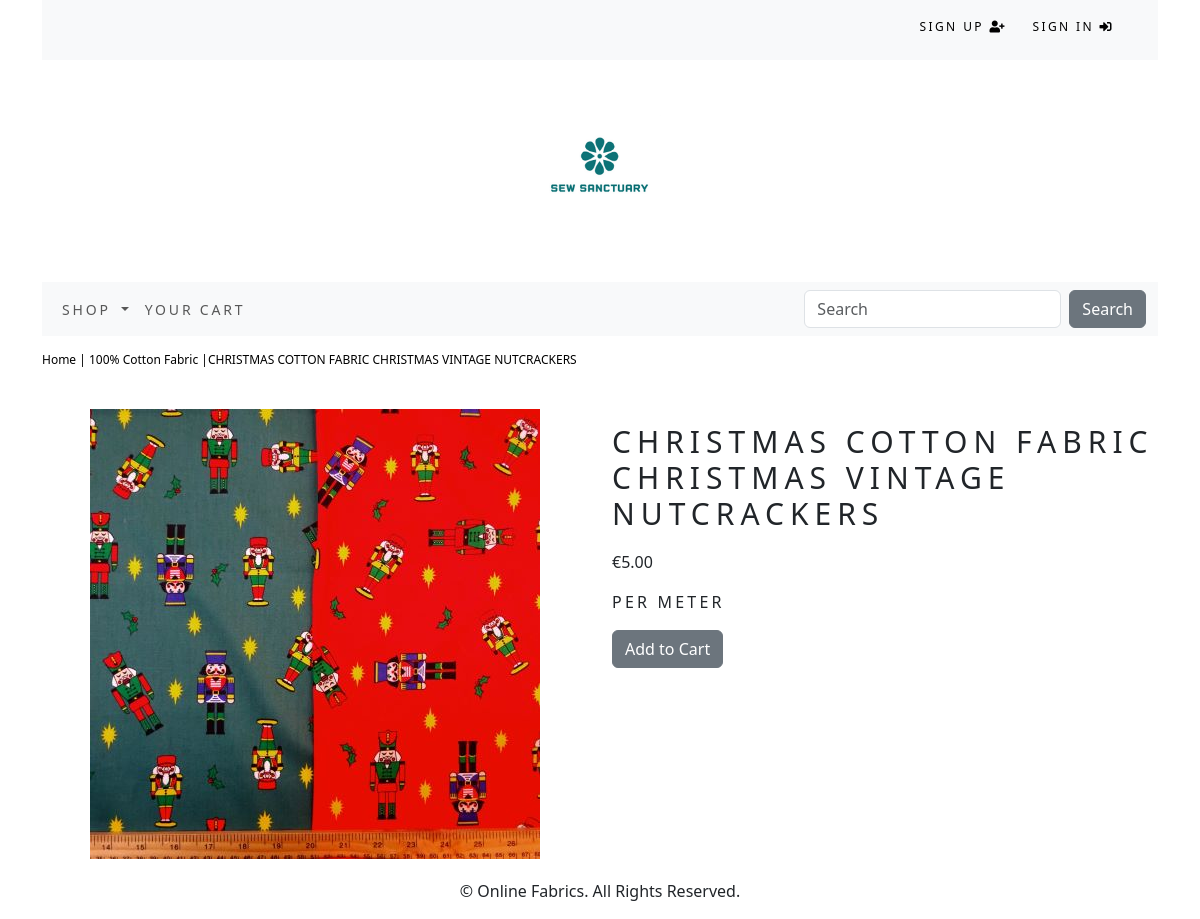
The app's page /9b6633ad-02aa-4457-b302-c40652e2c472/fb836ec5-ea59-40bf-bfde-78821c65f683/ with its own data.
### shop/models.py (models this page shows, shortened)
class Product(models.Model):
    id = models.UUIDField(
        primary_key=True,
        default=uuid.uuid4,
        editable=False)
    name = models.CharField(max_length=250, unique=True)
    description = models.TextField(blank = True)
    category = models.ForeignKey(Category, on_delete=models.CASCADE)
    price = models.DecimalField(max_digits=10, decimal_places=2)
    image = models.ImageField(upload_to = 'product', blank=True)
    stock = models.IntegerField()
    available = models.BooleanField(default=True)
    created = models.DateTimeField(auto_now_add=True, blank = True, null= True)
    updated = models.DateTimeField(auto_now=True, blank = True, null= True)
    class Meta:
        ordering = ('name',)
        verbose_name = 'product'
        verbose_name_plural = 'products'

class Category(models.Model):
    id = models.UUIDField(
        primary_key=True,
        default=uuid.uuid4,
        editable=False)
    name = models.CharField(max_length=250, unique=True)
    description = models.TextField(blank = True)
    image = models.ImageField(upload_to = 'category', blank=True)
    class Meta:
        ordering = ('name',)
        verbose_name = 'category'
        verbose_name_plural = 'categories'
    def get_absolute_url(self):
        return reverse('shop:products_by_category', args=[self.id])
    def __str__(self):
        return self.name

### shop/views.py (the view)
# urls.py: path('<uuid:category_id>/<uuid:product_id>/', views.product_detail, name= 'product_detail'),
def product_detail(request, category_id, product_id):
    product = get_object_or_404(Product, category_id=category_id, id=product_id)
    return render(request, 'shop/product.html', {'product':product})

### cart/context_processors.py (called while the page is built)
def counter(request):
    item_count = 0
    if 'admin' in request.path:
        return {}
    else:
        try:
            cart = Cart.objects.filter(cart_id=_cart_id(request))
            cart_items = CartItem.objects.all().filter(cart=cart[:1])
            for cart_item in cart_items:
                item_count += cart_item.quantity
        except Cart.DoesNotExist:
            item_count = 0
    return {'item_count':item_count}

### cart/views.py (called while the page is built)
def _cart_id(request):
    cart = request.session.session_key
    if not cart:
        cart = request.session.create()
    return cart

### shop/context_processors.py (called while the page is built)
def menu_links(request):
    links = Category.objects.all()
    return {'links':links}

### shop/templates/shop/product.html (shortened to what this page needs)
{% extends "base.html" %}
{% load static %}
{% block content %}
    <div class="row my_prod_row_class">
        <div class="mx-auto">
            <p><a href="{% url 'shop:all_products' %}">Home</a> | <a href="{{product.category.get_url }}">{{product.category}}</a> |{{product.name}}</p>
        </div>
        <div class="container">
            <br>
            <div class="row">
                <div class="col-12 col-sm-12 col-md-12 col-lg-6 text-center">
                    <div style="min-width: 18rem;">
                        <img class="prod_img" src="{{product.image.url}}" alt="{{product.name}}">
                    </div>
                </div>
                <div class="col-12 col-sm-12 col-md-12 col-lg-6">
                    <div>
                        <h1 class="my_prod_title">{{product.name}}</h1>
                        <p>€{{product.price}}</p>
                        <p class="my_title">Per Meter</p>
                        {% if product.stock == 0%}
                            <p class="text-justify my_prod_text"><b>Out of Stock</b></p>
                        {% else %}
                            <a class ="btn btn-secondary" href="{% url 'cart:add_cart' product.id %}">Add to Cart</a>
                        {% endif %}
                    </div>
                </div>
            </div>
        </div>
    </div>
{% endblock %}

### static/css/custom.css (style rules this page uses)
.my_title { font-size: 16px; text-transform: uppercase; letter-spacing: .2em; }
.my_prod_row_class { padding-top: 15px; padding-bottom: 20px; }
.my_prod_row_class .mx-auto p { color: #000; font-size: 12px; }
.my_prod_row_class .mx-auto p a { color: #000; font-size: 12px; text-decoration: none; }
.my_prod_title { font-size: 30px; text-transform: uppercase; letter-spacing: .2em; padding-top: 15px; padding-bottom: 10px; }

### records on screen
Product: category "100% Cotton Fabric", name "CHRISTMAS COTTON FABRIC CHRISTMAS VINTAGE NUTCRACKERS", image (picture), price "5.00"
